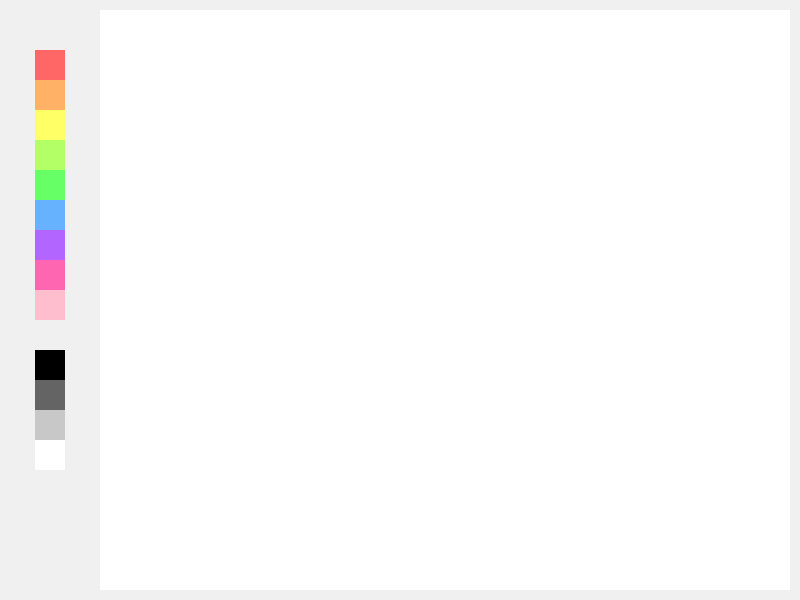
Frame 1 (no input)
Frame 60 (the mouse pressed at the canvas centre just before this capture): identical to frame 1, image omitted
Frame 120 (the mouse held since frame 60 and released just before this capture): identical to frame 1, image omitted

The Processing sketch that drew this single still picture (run headless with seeded random() and noise(); from frame 60 on, the mouse is pressed at the canvas centre):

// Processing sketch: processing_162322
// ── processing_162322.pde


int xPos = 35;
int yPos = 50;
int xPos2 = 100;
int bSize = 30;

void setup() {
  size(800, 600);
  background(240);

  //drawing board
  fill(255);
  noStroke();
  rect(100, 10, 690, 580);

  //buttons 
  
  //red
  fill(255, 102, 102);
  rect(xPos, yPos, bSize, bSize);
  
  //orange
  fill(255, 178, 102);
  rect(xPos, yPos+bSize, bSize, bSize);
  
  //yellow
  fill(255, 255, 102);
  rect(xPos, yPos+bSize*2, bSize, bSize);
  
  //lightgreen
  fill(178, 255, 102);
  rect(xPos, yPos+bSize*3, bSize, bSize);
  
  //green
  fill(102, 255, 102);
  rect(xPos, yPos+bSize*4, bSize, bSize);
  
  //blue
  fill(102, 178, 255);
  rect(xPos, yPos+bSize*5, bSize, bSize);
  
  //purble
  fill(178, 102, 255);
  rect(xPos, yPos+bSize*6, bSize, bSize);
  
  //pink
  fill(255, 102, 178);
  rect(xPos, yPos+bSize*7, bSize, bSize);
  
  //lightpink
  fill(255, 190, 205);
  rect(xPos, yPos+bSize*8, bSize, bSize);
  
  //grey colors
  
  //black
  fill(0);
  rect(xPos, yPos+bSize*10, bSize, bSize);
  
  //darkgrey
  fill(100);
  rect(xPos, yPos+bSize*11, bSize, bSize);
  
  //lightgrey
  fill(200);
  rect(xPos, yPos+bSize*12, bSize, bSize);
  
  //white
  fill(255);
  rect(xPos, yPos+bSize*13, bSize, bSize);


  
  
}

void draw() {

  if (mousePressed) {

    //brush 
    if (790 > pmouseX && 790 > mouseX && pmouseX > 110 && mouseX > 110 && 
      590 > pmouseY && 590 > mouseY && pmouseY> 10 && mouseY> 10) {
      line(pmouseX, pmouseY, mouseX, mouseY);
    }


    //red, 
    if ( mouseX > xPos && mouseX < xPos+bSize && mouseY > yPos && mouseY <yPos+bSize) {
      stroke(255, 102, 102);
      strokeWeight(5);
    }
    
    //orange
    if ( mouseX > xPos && mouseX < xPos+bSize && mouseY > yPos+bSize && mouseY <yPos+bSize+bSize) {
      stroke(255, 178, 102);
      strokeWeight(5);
    }
    
    //yellow
    if ( mouseX > xPos && mouseX < xPos+bSize && mouseY > yPos+bSize+bSize && mouseY <yPos+bSize+bSize+bSize) {
      stroke(255, 255, 102);
      strokeWeight(5);
    }
    
    //lightgreen
    if ( mouseX > xPos && mouseX < xPos+bSize && mouseY > yPos+bSize+bSize+bSize && mouseY <yPos+bSize+bSize+bSize+bSize) {
      stroke(178, 255, 102);
      strokeWeight(5);
    }

  //green
    if ( mouseX > xPos && mouseX < xPos+bSize && mouseY > yPos+bSize+bSize+bSize+bSize && mouseY <yPos+bSize+bSize+bSize+bSize+bSize) {
      stroke(102, 255, 102);
      strokeWeight(5);
    }
    
   //blue
    if ( mouseX > xPos && mouseX < xPos+bSize && mouseY > yPos+bSize+bSize+bSize+bSize+bSize && mouseY <yPos+bSize+bSize+bSize+bSize+bSize+bSize) {
      stroke(102, 178, 255);
      strokeWeight(5);
    }
    
     //purple
    if ( mouseX > xPos && mouseX < xPos+bSize && mouseY > yPos+bSize+bSize+bSize+bSize+bSize+bSize && mouseY <yPos+bSize+bSize+bSize+bSize+bSize+bSize+bSize) {
      stroke(178, 102, 255);
      strokeWeight(5);
    }
    
      //pink
    if ( mouseX > xPos && mouseX < xPos+bSize && mouseY > yPos+bSize+bSize+bSize+bSize+bSize+bSize+bSize && mouseY <yPos+bSize+bSize+bSize+bSize+bSize+bSize+bSize+bSize) {
      stroke(255, 102, 178);
      strokeWeight(5);
    }
    
      //lightpink
    if ( mouseX > xPos && mouseX < xPos+bSize && mouseY > yPos+bSize+bSize+bSize+bSize+bSize+bSize+bSize+bSize && mouseY <yPos+bSize+bSize+bSize+bSize+bSize+bSize+bSize+bSize+bSize) {
      stroke(255, 190, 205);
      strokeWeight(5);
    }
    
        //black
    if ( mouseX > xPos && mouseX < xPos+bSize && mouseY > yPos+bSize*10 && mouseY <yPos+bSize*11) {
      stroke(0);
      strokeWeight(5);
    }
    
        //darkgrey
    if ( mouseX > xPos && mouseX < xPos+bSize && mouseY > yPos+bSize*11 && mouseY <yPos+bSize*12) {
      stroke(100);
      strokeWeight(5);
    }
    
       //lightgrey
    if ( mouseX > xPos && mouseX < xPos+bSize && mouseY > yPos+bSize*12 && mouseY <yPos+bSize*13) {
      stroke(200);
      strokeWeight(5);
    }
    
        //white
    if ( mouseX > xPos && mouseX < xPos+bSize && mouseY > yPos+bSize*13 && mouseY <yPos+bSize*14) {
      stroke(255);
      strokeWeight(15);
    }

  }
}
